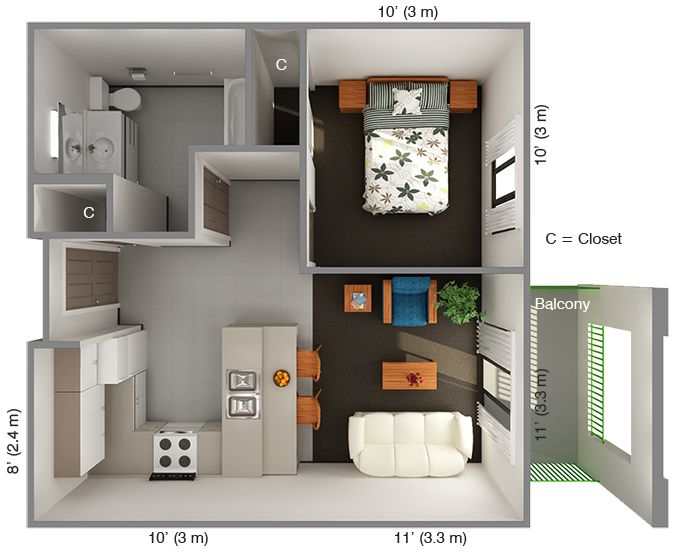
#> input picture Test_image1.jpg, 675 x 553 px
$ python -i main.py   (imports and definitions only)
#> lines starting #> are read from the running program, lines starting #| are printed output that depends on the picture; after the words box and inside, x2 and y2 are one past the last pixel; in counts of white or black regions, pixels touching at a corner belong together
import cv2
import numpy as np
from tkinter import Tk, Label, Button, filedialog
from PIL import Image, ImageTk
from matplotlib import pyplot as plt

def load_image(image_path):
#> called with image_path = 'Test_image1.jpg'
    image = cv2.imread(image_path, cv2.IMREAD_GRAYSCALE)
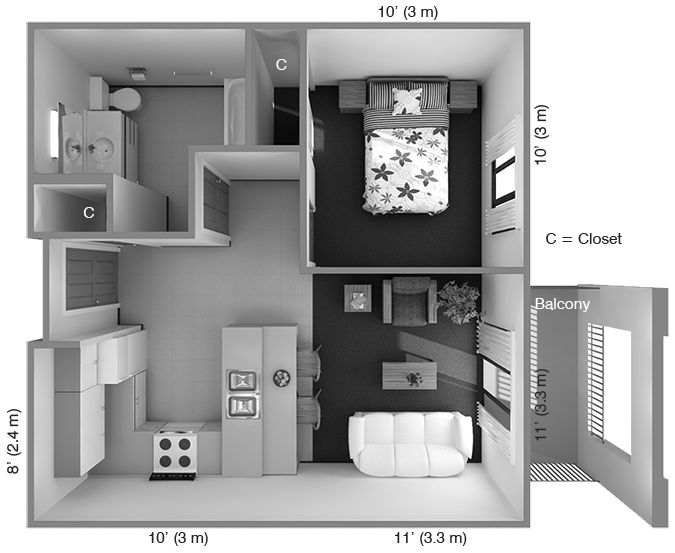
#> image: shape (553, 675); min 0, max 255, mean 165.8
    if image is None:
        raise FileNotFoundError(f"Could not load image from {image_path}")
    return image

def preprocess_image(image):
    if len(image.shape) == 3:
        image_gray = cv2.cvtColor(image, cv2.COLOR_RGB2GRAY)
    else:
        image_gray = image

    blurred_image = cv2.GaussianBlur(image_gray, (5, 5), 1.4)
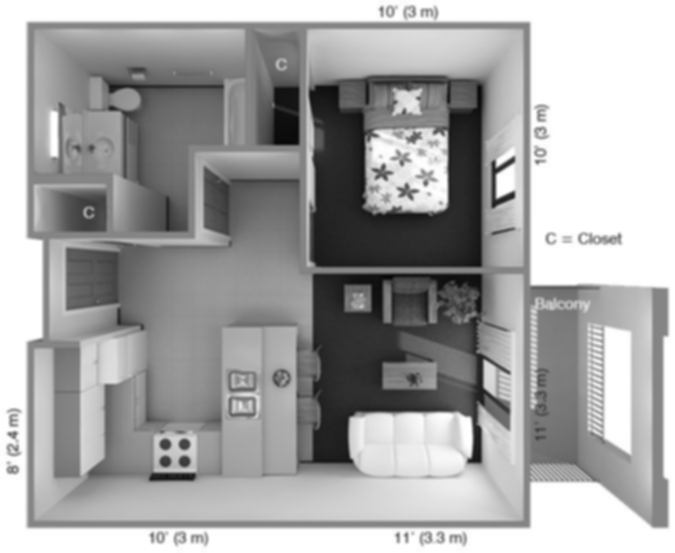
#> blurred_image: shape (553, 675); min 6, max 255, mean 165.8
    return blurred_image

def detect_edges(blurred_image, threshold1, threshold2):
#> called with threshold1 = 50, threshold2 = 50
    edges = cv2.Canny(blurred_image, threshold1, threshold2)
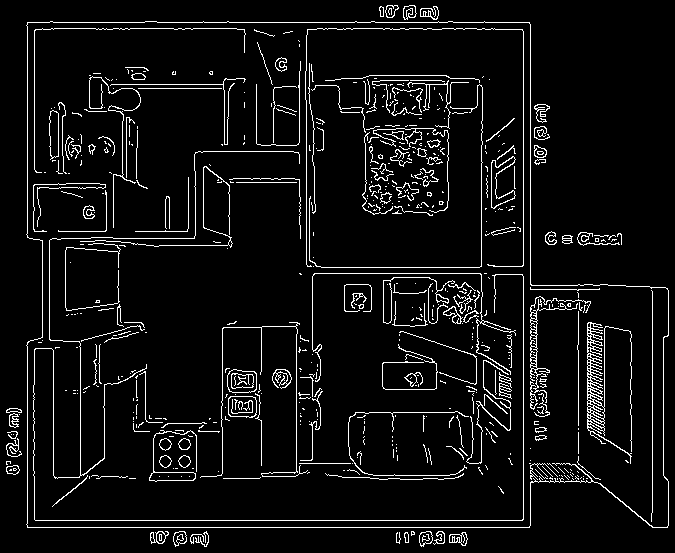
#> edges: shape (553, 675); 6.2% white in thin lines or dots
    return edges

def clean_edges(edges):
    kernel = np.ones((2, 2), np.uint8)
    cleaned_edges = cv2.morphologyEx(edges, cv2.MORPH_CLOSE, kernel)
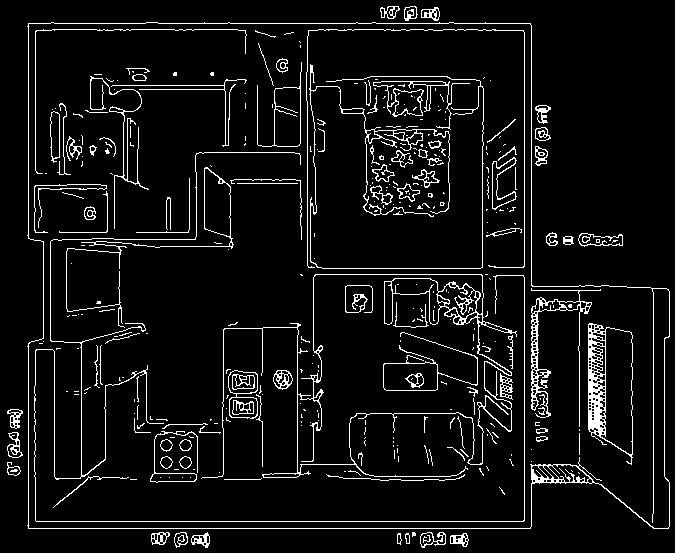
#> cleaned_edges: shape (553, 675); 6.7% white in thin lines or dots
    return cleaned_edges

def invert_colors(image):
    inverted_image = cv2.bitwise_not(image)
#> inverted_image: shape (553, 675); 93.3% white; black in thin lines or dots
    return inverted_image

def process_image(image_path, threshold1=50, threshold2=50):
    image = load_image(image_path)
    blurred_image = preprocess_image(image)

    edges = detect_edges(blurred_image, threshold1, threshold2)
    cleaned_edges = clean_edges(edges)

    inverted_edges = invert_colors(cleaned_edges)

    final_edges = detect_edges(inverted_edges, threshold1, threshold2)
#> call 2 of detect_edges, with threshold1 = 50, threshold2 = 50
#> in detect_edges (call 2), `edges = cv2.Canny(blurred_image, threshold1, threshold2)`:
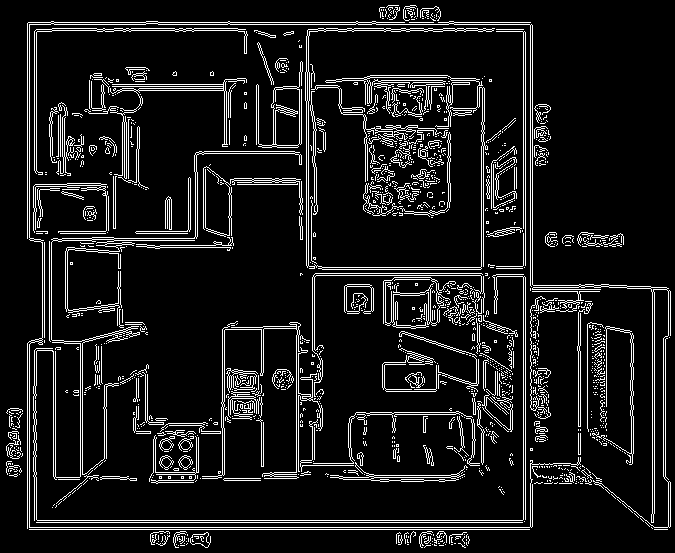
#> edges: shape (553, 675); 9.9% white in thin lines or dots
    cleaned_final_edges = clean_edges(final_edges)
#> in clean_edges (call 2), `cleaned_edges = cv2.morphologyEx(edges, cv2.MORPH_CLOSE, kernel)`:
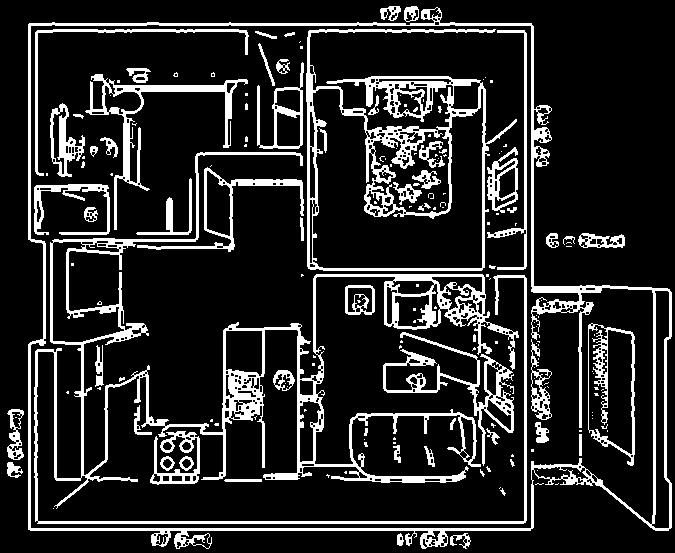
#> cleaned_edges: shape (553, 675); 15.7% white; 185 white regions (125 under 20 px), largest, box (x1, y1, x2, y2) and area: (34, 152, 527, 524) 17402, (28, 7, 672, 549) 10820, (306, 29, 517, 271) 8232

    return image, inverted_edges

def display_images(original, processed):
    fig, axes = plt.subplots(1, 2, figsize=(10, 5))
    axes[0].imshow(original, cmap='gray')
    axes[0].set_title('Original Image')
    axes[0].axis('off')

    axes[1].imshow(processed, cmap='gray')
    axes[1].set_title('Floor Plan')
    axes[1].axis('off')

    plt.tight_layout()
    plt.show()

def select_image():
    file_path = filedialog.askopenfilename()
    if file_path:
        original, processed = process_image(file_path, threshold1=48, threshold2=53)
        display_images(original, processed)

def create_ui():
    root = Tk()
    root.title("3D Image To Floor Plan Generator")

    label = Label(root, text="Select an image to process and display")
    label.pack(pady=20)

    button = Button(root, text="Load Image", command=select_image)
    button.pack(pady=10)

    root.mainloop()

# [2 lines not run here, left out]

>>> result = process_image('Test_image1.jpg')

$ run again, on Test_image2.jpg
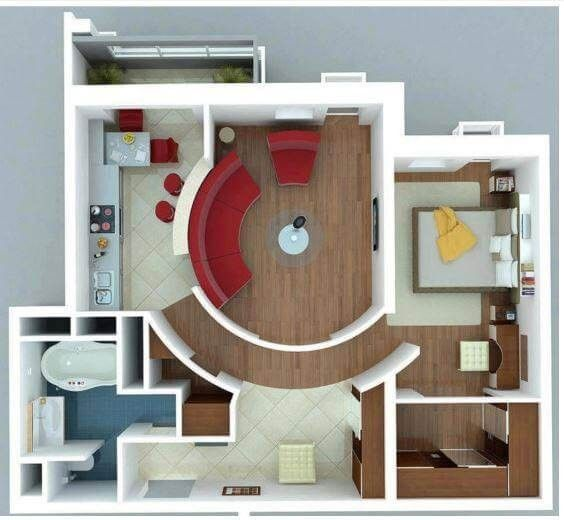
#> input picture Test_image2.jpg, 564 x 520 px
#> in detect_edges, `edges = cv2.Canny(blurred_image, threshold1, threshold2)`:
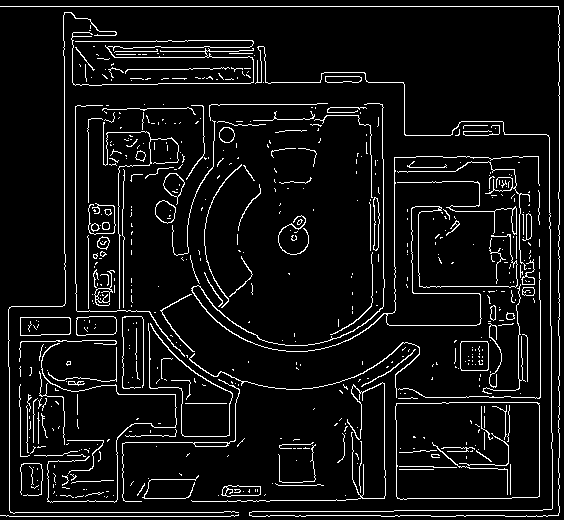
#> edges: shape (520, 564); 6.9% white in thin lines or dots
#> cleaned_edges: shape (520, 564); 7.1% white in thin lines or dots
#> inverted_image: shape (520, 564); 92.9% white; black in thin lines or dots
#> edges: shape (520, 564); 12.2% white in thin lines or dots
#> in clean_edges (call 2), `cleaned_edges = cv2.morphologyEx(edges, cv2.MORPH_CLOSE, kernel)`:
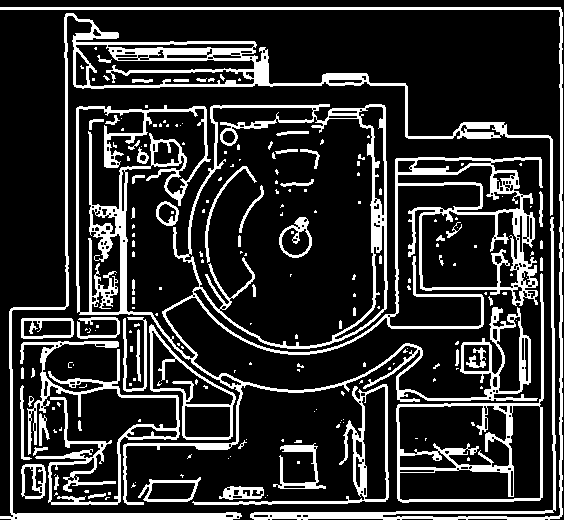
#> cleaned_edges: shape (520, 564); 19.2% white; 210 white regions (147 under 20 px), largest, box (x1, y1, x2, y2) and area: (76, 104, 543, 505) 21800, (0, 13, 553, 520) 9493, (0, 7, 563, 520) 6025
